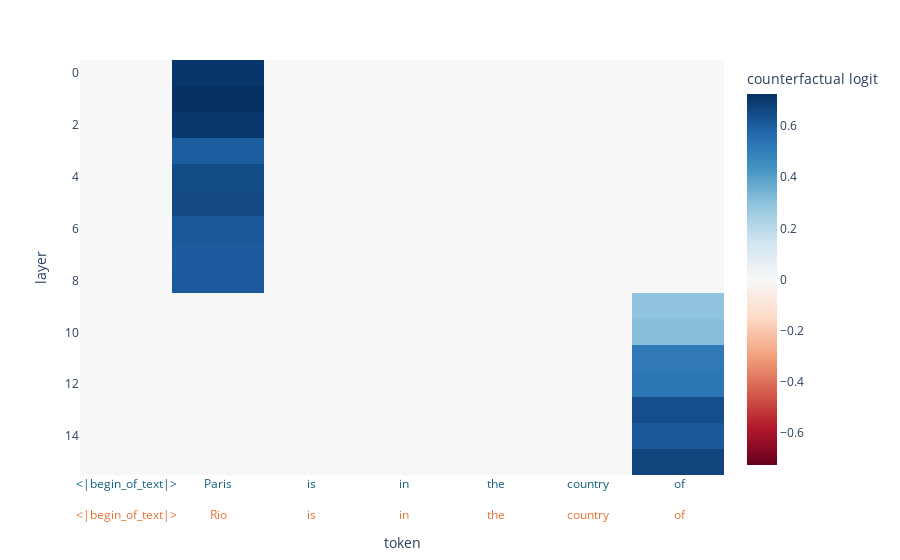

The notebook cell this image was saved under:
### Code cell
decoded_base_tokens = [model.tokenizer.decode(token) for token in base_tokens]
decoded_source_tokens = [model.tokenizer.decode(token) for token in source_tokens]

plot_patching_results(patching_results, decoded_base_tokens, decoded_source_tokens)

### Figure 1 — Plotly figure (JSON) as saved in the notebook; plotly's stock layout.template omitted (floating-point values rounded to 4 significant figures)
{"data": [{"coloraxis": "coloraxis", "hovertemplate": "token: %{x}<br>layer: %{y}<br>counterfactual logit: %{z}<extra></extra>", "name": "0", "type": "heatmap", "x": ["<span style=\"color: #156082\"><|begin_of_text|></span><br></br><span style=\"color: #E97132\"><|begin_of_text|></span>", "<span style=\"color: #156082\">Paris</span><br></br><span style=\"color: #E97132\">Rio</span>", "<span style=\"color: #156082\"> is</span><br></br><span style=\"color: #E97132\"> is</span>", "<span style=\"color: #156082\"> in</span><br></br><span style=\"color: #E97132\"> in</span>", "<span style=\"color: #156082\"> the</span><br></br><span style=\"color: #E97132\"> the</span>", "<span style=\"color: #156082\"> country</span><br></br><span style=\"color: #E97132\"> country</span>", "<span style=\"color: #156082\"> of</span><br></br><span style=\"color: #E97132\"> of</span>"], "xaxis": "x", "yaxis": "y", "z": [[0.0003603, 0.7077, 0.0004102, 0.0003655, 0.0003643, 0.0003305, 0.0003645], [0.0003603, 0.7248, 0.0004078, 0.0003561, 0.000361, 0.0003591, 0.0004023], [0.0003603, 0.7048, 0.0003891, 0.0003333, 0.0003494, 0.0004322, 0.0004029], [0.0003603, 0.6038, 0.0005849, 0.0003365, 0.0003609, 0.0004599, 0.0004583], [0.0003603, 0.6497, 0.00255, 0.0003796, 0.000343, 0.0004395, 0.000695], [0.0003603, 0.654, 0.002624, 0.0004265, 0.0003562, 0.0004374, 0.0007947], [0.0003603, 0.6193, 0.001108, 0.0004284, 0.0003888, 0.0002486, 0.0008921], [0.0003603, 0.6068, 0.0008409, 0.0004113, 0.0003797, 0.0002798, 0.00111], [0.0003603, 0.6089, 0.0007622, 0.0004066, 0.0003899, 0.0003872, 0.002283], [0.0003603, 0.006232, 0.0007958, 0.0006878, 0.0006514, 0.00042, 0.2943], [0.0003603, 0.005712, 0.0007165, 0.0007392, 0.0006645, 0.0004453, 0.309], [0.0003603, 0.002512, 0.0006401, 0.0006865, 0.0006167, 0.0004003, 0.5177], [0.0003603, 0.002338, 0.0006446, 0.0006845, 0.0006153, 0.0004106, 0.5294], [0.0003603, 0.0006345, 0.0006178, 0.0006564, 0.0005568, 0.0004145, 0.644], [0.0003603, 0.0007959, 0.0006018, 0.00063, 0.0005308, 0.0004148, 0.6153], [0.0003603, 0.0003603, 0.0003603, 0.0003603, 0.0003603, 0.0003603, 0.672]]}], "layout": {"coloraxis": {"cmid": 0, "colorbar": {"title": {"text": "counterfactual logit"}}, "colorscale": [[0, "rgb(103,0,31)"], [0.1, "rgb(178,24,43)"], [0.2, "rgb(214,96,77)"], [0.3, "rgb(244,165,130)"], [0.4, "rgb(253,219,199)"], [0.5, "rgb(247,247,247)"], [0.6, "rgb(209,229,240)"], [0.7, "rgb(146,197,222)"], [0.8, "rgb(67,147,195)"], [0.9, "rgb(33,102,172)"], [1, "rgb(5,48,97)"]]}, "margin": {"t": 60}, "xaxis": {"anchor": "y", "constrain": "domain", "domain": [0, 1], "scaleanchor": "y", "title": {"text": "token"}}, "yaxis": {"anchor": "x", "autorange": "reversed", "constrain": "domain", "domain": [0, 1], "title": {"text": "layer"}}}}
